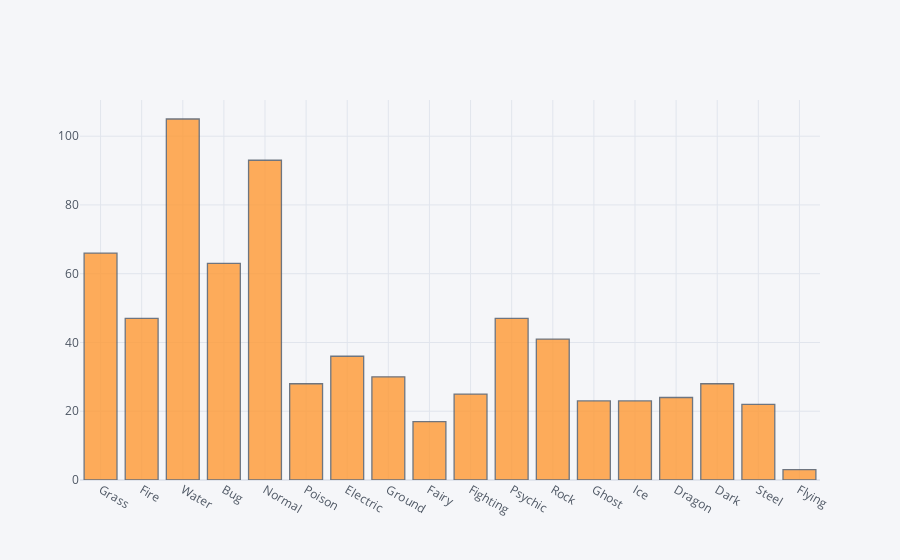

The cell this chart's notebook holds for it:
### Code cell
select_plot(plot)

### Figure 1 — Plotly figure (JSON) as saved in the notebook; plotly's stock layout.template omitted (floating-point values rounded to 4 significant figures; data arrays with more than 128 entries replaced by an {"elided": "..."} marker saying what was removed)
{"data": [{"histfunc": "count", "histnorm": "", "marker": {"color": "rgba(255, 153, 51, 1.0)", "line": {"color": "#4D5663", "width": 1.3}}, "name": "Type", "opacity": 0.8, "orientation": "v", "type": "histogram", "x": {"elided": "721 str values"}}], "layout": {"barmode": "overlay", "legend": {"bgcolor": "#F5F6F9", "font": {"color": "#4D5663"}}, "paper_bgcolor": "#F5F6F9", "plot_bgcolor": "#F5F6F9", "title": {"font": {"color": "#4D5663"}}, "xaxis": {"gridcolor": "#E1E5ED", "showgrid": true, "tickfont": {"color": "#4D5663"}, "title": {"font": {"color": "#4D5663"}, "text": ""}, "zerolinecolor": "#E1E5ED"}, "yaxis": {"gridcolor": "#E1E5ED", "showgrid": true, "tickfont": {"color": "#4D5663"}, "title": {"font": {"color": "#4D5663"}, "text": ""}, "zerolinecolor": "#E1E5ED"}}}
